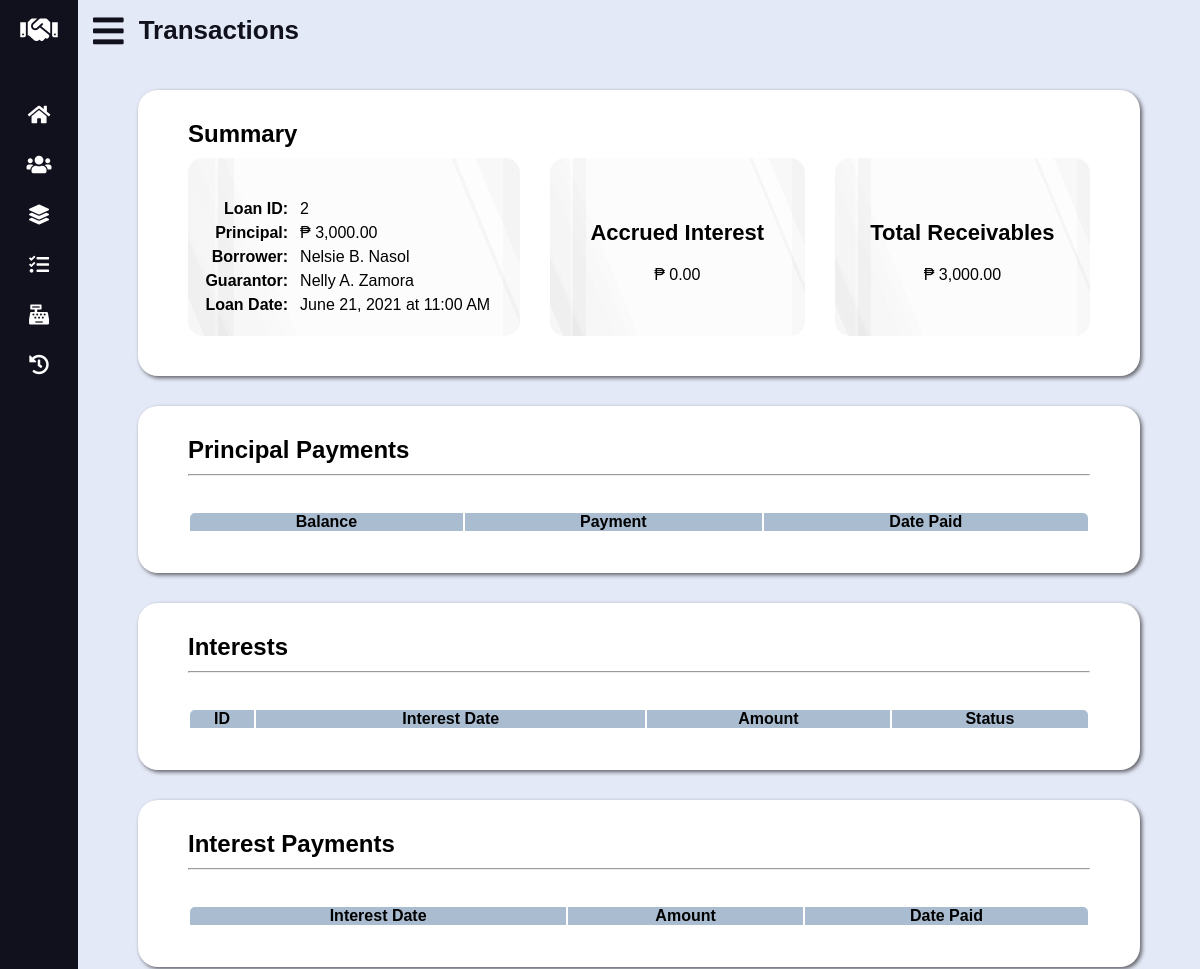
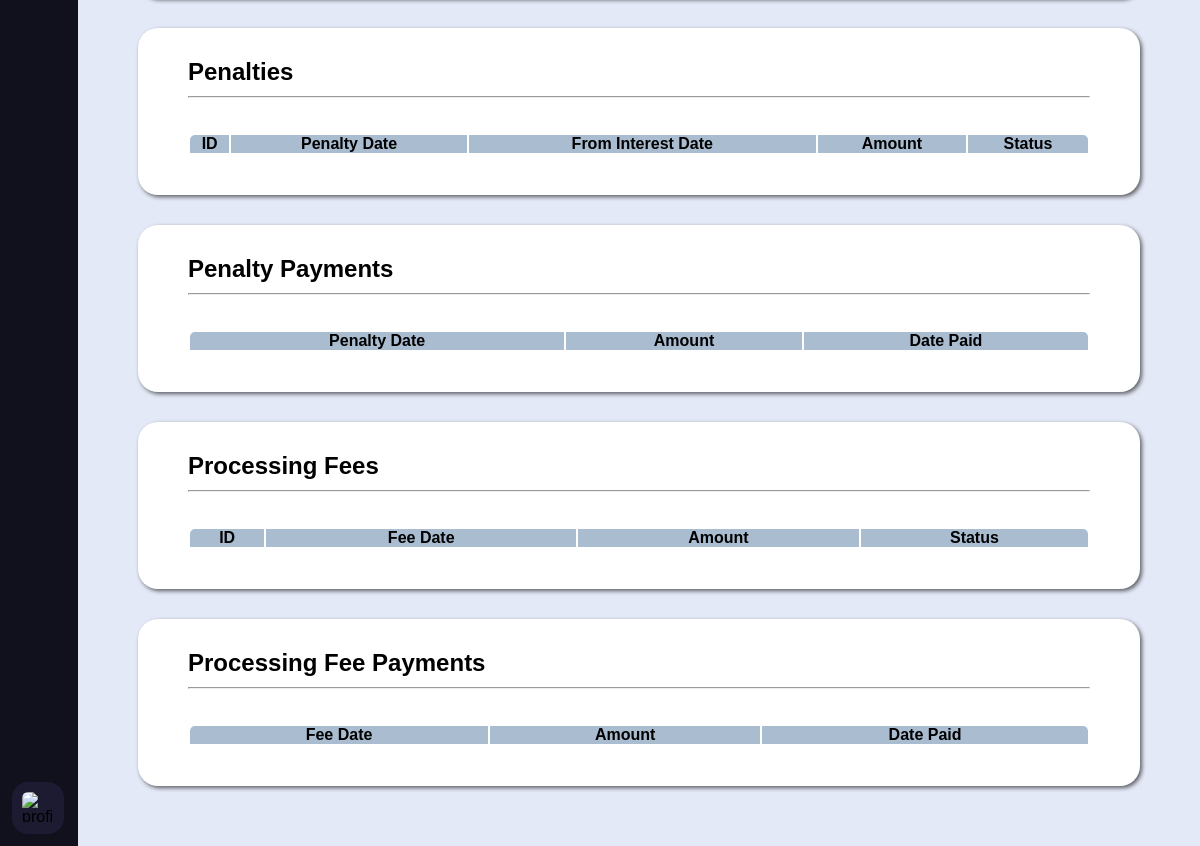
The app's page /loan-details.php?id=2, older data (2 pictures, top to bottom).
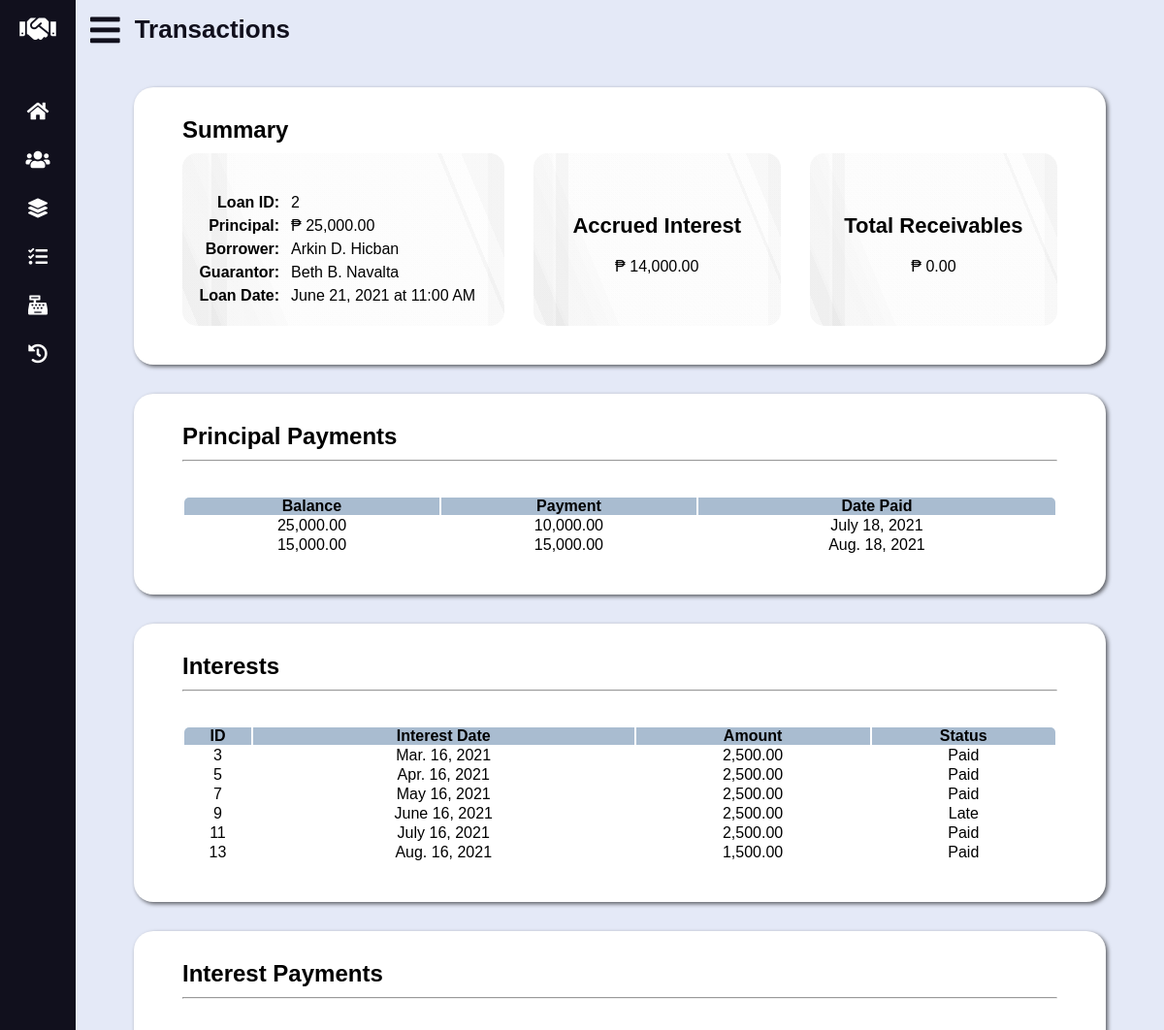
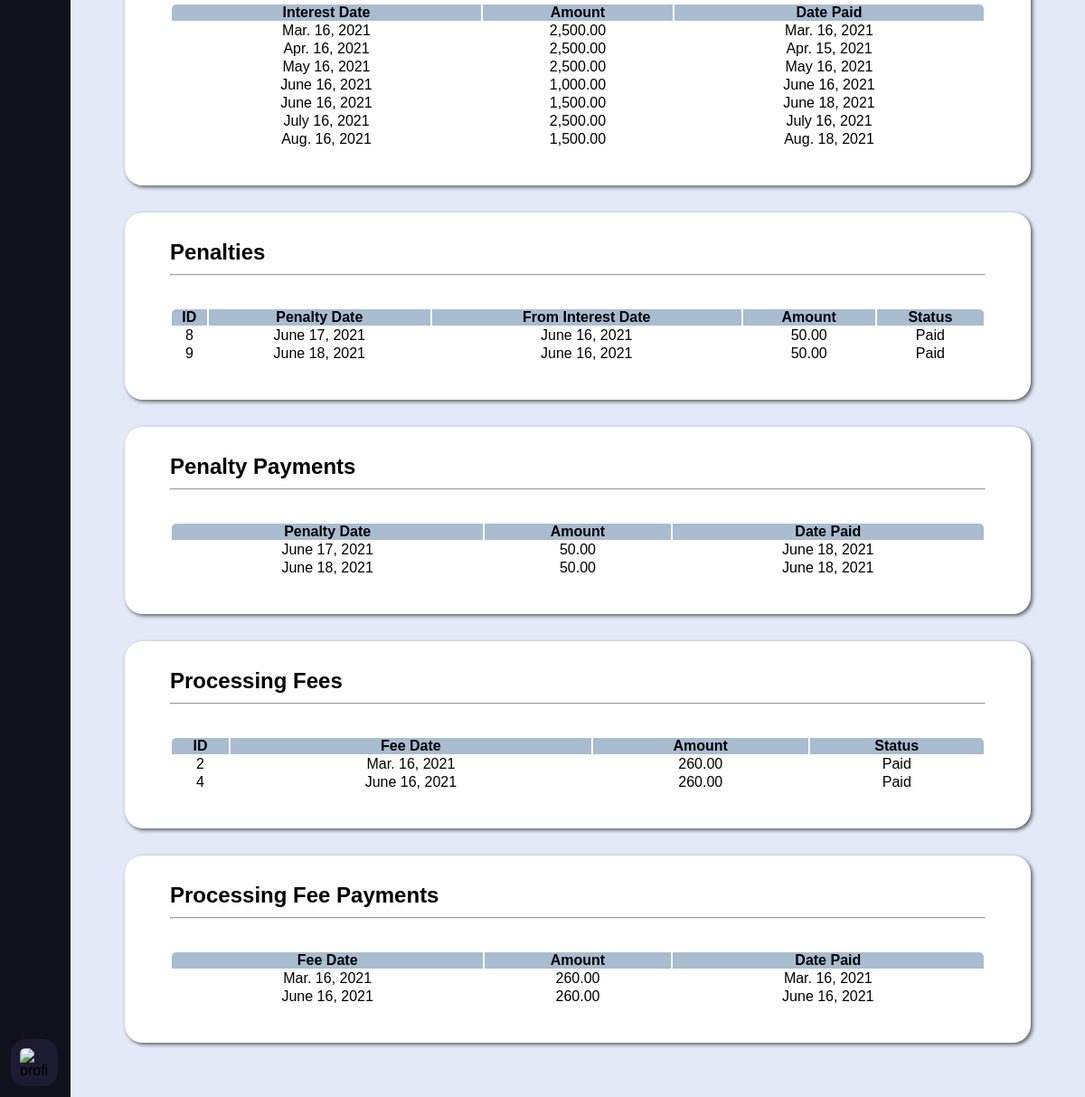
The same page, newer data (2 pictures, top to bottom).
### tables this page shows
CREATE TABLE `loan` (
	`loan_id` INT UNSIGNED AUTO_INCREMENT PRIMARY KEY,
	`borrower_id` INT UNSIGNED NOT NULL,
	`guarantor_id` INT UNSIGNED NOT NULL,
	`loan_date_time` DATETIME NOT NULL DEFAULT (NOW()),
	`principal` DECIMAL(10, 2) NOT NULL,
	`status` ENUM('Active', 'Closed') DEFAULT 'Active' NOT NULL,

	CONSTRAINT fk_loan_borrower_id FOREIGN KEY (`borrower_id`)
		REFERENCES `data_subject` (`data_subject_id`)
		ON UPDATE CASCADE
		ON DELETE RESTRICT,
	CONSTRAINT fk_loan_guarantor_id FOREIGN KEY (`guarantor_id`)
		REFERENCES `guarantor` (`guarantor_id`)
		ON UPDATE CASCADE
		ON DELETE RESTRICT
);

CREATE TABLE `principal_payment` (
	`principal_payment_id` INT UNSIGNED AUTO_INCREMENT PRIMARY KEY,
	`amount` DECIMAL(10, 2) NOT NULL,
	`date_time_paid` DATETIME NOT NULL DEFAULT (NOW()),
	`loan_id` INT UNSIGNED NOT NULL,

	CONSTRAINT fk_principal_payment_loan_id FOREIGN KEY (`loan_id`)
		REFERENCES `loan` (`loan_id`)
		ON UPDATE CASCADE
		ON DELETE RESTRICT
);

CREATE TABLE `interest` (
	`interest_id` INT UNSIGNED AUTO_INCREMENT PRIMARY KEY,
	`interest_date` DATE NOT NULL,
	`amount` DECIMAL(9, 2) NOT NULL,
	`status` ENUM('Paid', 'Pending', 'Overdue', 'Late') DEFAULT 'Pending' NOT NULL,
	`loan_id` INT UNSIGNED NOT NULL,

	CONSTRAINT fk_interest_loan_id FOREIGN KEY (`loan_id`)
		REFERENCES `loan` (`loan_id`)
		ON UPDATE CASCADE
		ON DELETE RESTRICT
);

CREATE TABLE `interest_payment` (
	`interest_payment_id` INT UNSIGNED AUTO_INCREMENT PRIMARY KEY,
	`amount` DECIMAL(9, 2) NOT NULL,
	`date_time_paid` DATETIME NOT NULL DEFAULT (NOW()),
	`interest_id` INT UNSIGNED NOT NULL,

	CONSTRAINT fk_interest_payment_interest_id FOREIGN KEY (`interest_id`)
		REFERENCES `interest` (`interest_id`)
		ON UPDATE CASCADE
		ON DELETE RESTRICT
);

CREATE TABLE `penalty` (
	`penalty_id` INT UNSIGNED AUTO_INCREMENT PRIMARY KEY,
	`penalty_date` DATE NOT NULL,
	`amount` DECIMAL(9, 2) NOT NULL,
	`status` ENUM('Paid', 'Pending') DEFAULT 'Pending' NOT NULL,
	`interest_id` INT UNSIGNED NOT NULL,
	`loan_id` INT UNSIGNED NOT NULL,

	CONSTRAINT fk_penalty_interest_id FOREIGN KEY (`interest_id`)
		REFERENCES `interest` (`interest_id`)
		ON UPDATE CASCADE
		ON DELETE RESTRICT,
	CONSTRAINT fk_penalty_loan_id FOREIGN KEY (`loan_id`)
		REFERENCES `loan` (`loan_id`)
		ON UPDATE CASCADE
		ON DELETE RESTRICT
);

CREATE TABLE `penalty_payment` (
	`penalty_payment_id` INT UNSIGNED AUTO_INCREMENT PRIMARY KEY,
	`amount` DECIMAL(9, 2) NOT NULL,
	`date_time_paid` DATETIME NOT NULL DEFAULT (NOW()),
	`penalty_id` INT UNSIGNED NOT NULL,

	CONSTRAINT fk_penalty_payment_penalty_id FOREIGN KEY (`penalty_id`)
		REFERENCES `penalty` (`penalty_id`)
		ON UPDATE CASCADE
		ON DELETE RESTRICT
);

CREATE TABLE `processing_fee` (
	`processing_fee_id` INT UNSIGNED AUTO_INCREMENT PRIMARY KEY,
	`processing_fee_date` DATE NOT NULL,
	`amount` DECIMAL(8, 2) NOT NULL,
	`status` ENUM('Paid', 'Pending') DEFAULT 'Pending' NOT NULL,
	`loan_id` INT UNSIGNED NOT NULL,

	CONSTRAINT fk_processing_fee_loan_id FOREIGN KEY (`loan_id`)
		REFERENCES `loan` (`loan_id`)
		ON UPDATE CASCADE
		ON DELETE RESTRICT
);

CREATE TABLE `processing_fee_payment` (
	`processing_fee_payment_id` INT UNSIGNED AUTO_INCREMENT PRIMARY KEY,
	`amount` DECIMAL(8, 2) NOT NULL,
	`date_time_paid` DATETIME NOT NULL DEFAULT (NOW()),
	`processing_fee_id` INT UNSIGNED NOT NULL,

	CONSTRAINT fk_processing_fee_payment_processing_fee_id FOREIGN KEY (`processing_fee_id`)
		REFERENCES `processing_fee` (`processing_fee_id`)
		ON UPDATE CASCADE
		ON DELETE RESTRICT
);

### loan-details.php (the view, shortened to what the changed rows need)
<?php
	if (isset($_GET["id"]))
		$id = $_GET["id"];
	else {
		echo "<script>alert('Sorry, something went wrong!');</script>";
		echo "<script>window.location.replace('transactions.php');</script>";
	}
	require_once "lib/database-handler.php";
	require_once "lib/conversion-util.php";
	require_once "models/Transaction.php";
	require_once "models/DataSubject.php";
	$converter = new Converter();
	$transaction = new Transaction();
	$data_subject = new DataSubject();
	$accrued_interest = $transaction->getAccruedInterest($id);
	$total_receivables = $transaction->getTotalReceivablesByLoan($id);
	$loan = $transaction->getLoan($id);
	$principal_payments = $transaction->getPrincipalPayments($id);
	$interests = $transaction->getInterests($id);
	$interest_payments = $transaction->getInterestPayments($id);
	$penalties = $transaction->getPenalties($id);
	$penalty_payments = $transaction->getPenaltyPayments($id);
	$processing_fees = $transaction->getProcessingFees($id);
	$processing_fee_payments = $transaction->getProcessingFeePayments($id);
?>
<!DOCTYPE html>
<html lang="en">
<head>
	<link rel="stylesheet" type="text/css" href="css/all.min.css" />
	<link rel="stylesheet" type="text/css" href="css/datatables.min.css" />
	<link rel="stylesheet" type="text/css" href="css/tingle.min.css" />
	<link rel="stylesheet" type="text/css" href="css/style.css" />
	<link rel="stylesheet" type="text/css" href="css/vertical-nav-bar.css" />
	<link rel="stylesheet" type="text/css" href="css/tables.css" />
	<link rel="stylesheet" type="text/css" href="css/forms.css" />
	<link rel="stylesheet" type="text/css" href="css/loan-details.css" />
	<link rel="stylesheet" type="text/css" href="css/media-queries.css" />
</head>
<body>
	<main>
		<header>
			<h2 class="text">Transactions</h2>
		</header>
			<div id="summary-details"><?php require "inc/loan-info.php"; ?></div>
		<section id="summary">
			<div class="grid-wrapper">
				<?php require "inc/loan-info.php"; ?>
				<div id="accrued-interest">
					<h4>Accrued Interest</h4>
					<p><span>&#8369;</span> <?php echo number_format($accrued_interest, 2, ".", ","); ?></p>
				</div>
				<div id="total-receivables">
					<h4>Total Receivables</h4>
					<p><span>&#8369;</span> <?php echo number_format($total_receivables, 2, ".", ","); ?></p>
				</div>
			</div>
		</section>
		<section id="principal-payments">
			<table id="principal-payments-tbl" class="display cell-border" width="100%">
				<thead>
					<tr>
						<th>Balance</th>
						<th>Payment</th>
						<th>Date Paid</th>
					</tr>
				</thead>
				<tbody>
					<?php foreach ($principal_payments as $pp): ?>
					<tr>
						<td>
							<?php
								echo number_format(
									$transaction->getPrincipalBalanceByDateTime($pp->loan_id, $pp->date_time_paid), 2, ".", ","
								);
							?>
						</td>
						<td><?php echo number_format($pp->amount, 2, ".", ","); ?></td>
						<td><?php echo $converter->shortToLongDate($pp->date_time_paid); ?></td>
					</tr>
					<?php endforeach; ?>
				</tbody>
			</table>
		</section>
		<section id="interests">
			<table id="interests-tbl" class="display cell-border" width="100%">
				<thead>
					<tr>
						<th>ID</th>
						<th>Interest Date</th>
						<th>Amount</th>
						<th>Status</th>
					</tr>
				</thead>
				<tbody>
					<?php foreach ($interests as $i): ?>
					<tr>
						<td><?php echo $i->interest_id; ?></td>
						<td><?php echo $converter->shortToLongDate($i->interest_date); ?></td>
						<td><?php echo number_format($i->amount, 2, ".", ","); ?></td>
						<?php if ($i->status == "Paid" || $i->status == "Late"): ?>
						<td><?php echo $i->status; ?></td>
						<?php endif; ?>
					</tr>
					<?php endforeach; ?>
				</tbody>
			</table>
		</section>
		<section id="interest-payments">
			<table id="interest-payments-tbl" class="display cell-border" width="100%">
				<thead>
					<tr>
						<th>Interest Date</th>
						<th>Amount</th>
						<th>Date Paid</th>
					</tr>
				</thead>
				<tbody>
					<?php foreach ($interest_payments as $ip): ?>
					<tr>
						<td><?php echo $converter->shortToLongDate($ip->interest_date); ?></td>
						<td><?php echo number_format($ip->amount, 2, ".", ","); ?></td>
						<td><?php echo $converter->shortToLongDate($ip->date_time_paid); ?></td>
					</tr>
					<?php endforeach; ?>
				</tbody>
			</table>
		</section>
		<section id="penalties">
			<table id="penalties-tbl" class="display cell-border" width="100%">
				<thead>
					<tr>
						<th>ID</th>
						<th>Penalty Date</th>
						<th>From Interest Date</th>
						<th>Amount</th>
						<th>Status</th>
					</tr>
				</thead>
				<tbody>
					<?php foreach ($penalties as $p): ?>
					<tr>
						<td><?php echo $p->penalty_id; ?></td>
						<td><?php echo $converter->shortToLongDate($p->penalty_date); ?></td>
						<td><?php echo $converter->shortToLongDate($p->interest_date); ?></td>
						<td><?php echo number_format($p->amount, 2, ".", ","); ?></td>
						<?php if ($p->status == "Paid"): ?>
						<td><?php echo $p->status; ?></td>
						<?php endif; ?>
					</tr>
					<?php endforeach; ?>
				</tbody>
			</table>
		</section>
		<section id="penalty-payments">
			<table id="penalty-payments-tbl" class="display cell-border" width="100%">
				<thead>
					<tr>
						<th>Penalty Date</th>
						<th>Amount</th>
						<th>Date Paid</th>
					</tr>
				</thead>
				<tbody>
					<?php foreach ($penalty_payments as $pp): ?>
					<tr>
						<td><?php echo $converter->shortToLongDate($pp->penalty_date); ?></td>
						<td><?php echo number_format($pp->amount, 2, ".", ","); ?></td>
						<td><?php echo $converter->shortToLongDate($pp->date_time_paid); ?></td>
					</tr>
					<?php endforeach; ?>
				</tbody>
			</table>
		</section>
		<section id="processing-fees">
			<table id="processing-fees-tbl" class="display cell-border" width="100%">
				<thead>
					<tr>
						<th>ID</th>
						<th>Fee Date</th>
						<th>Amount</th>
						<th>Status</th>
					</tr>
				</thead>
				<tbody>
					<?php foreach ($processing_fees as $pf): ?>
					<tr>
						<td><?php echo $pf->processing_fee_id; ?></td>
						<td><?php echo $converter->shortToLongDate($pf->processing_fee_date); ?></td>
						<td><?php echo number_format($pf->amount, 2, ".", ","); ?></td>
						<?php if ($pf->status == "Paid"): ?>
						<td><?php echo $pf->status; ?></td>
						<?php endif; ?>
					</tr>
					<?php endforeach; ?>
				</tbody>
			</table>
		</section>
		<section id="processing-fee-payments">
			<table id="processing-fee-payments-tbl" class="display cell-border" width="100%">
				<thead>
					<tr>
						<th>Fee Date</th>
						<th>Amount</th>
						<th>Date Paid</th>
					</tr>
				</thead>
				<tbody>
					<?php foreach ($processing_fee_payments as $pfp): ?>
					<tr>
						<td><?php echo $converter->shortToLongDate($pfp->processing_fee_date); ?></td>
						<td><?php echo number_format($pfp->amount, 2, ".", ","); ?></td>
						<td><?php echo $converter->shortToLongDate($pfp->date_time_paid); ?></td>
					</tr>
					<?php endforeach; ?>
				</tbody>
			</table>
		</section>
	</main>
</body>
</html>

### inc/loan-info.php (shortened to what the changed rows need)
<table>
	<tr>
		<th>Loan ID:</th>
	</tr>
	<tr>
		<th>Principal:</th>
		<td><span>&#8369;</span> <?php echo number_format($loan->principal, 2, ".", ","); ?></td>
	</tr>
	<tr>
		<th>Borrower:</th>
		<td><?php echo $data_subject->getName($loan->borrower_id); ?></td>
	</tr>
	<tr>
		<th>Guarantor:</th>
		<td><?php echo $data_subject->getName($loan->guarantor_id); ?></td>
	</tr>
	<tr>
		<th>Loan Date:</th>
		<td><?php echo $converter->shortToLongDateTime($loan->loan_date_time); ?></td>
	</tr>
</table>

Row changes from the older to the newer data that the page shows:
changed loan: principal "3,000.00" → "25,000.00"
added principal_payment: date_time_paid "25,000.00", amount "10,000.00", date_time_paid "July 18, 2021"
added principal_payment: date_time_paid "15,000.00", amount "15,000.00", date_time_paid "Aug. 18, 2021"
now on this page (row edited): interest: interest_id "3", interest_date "Mar. 16, 2021", amount "2,500.00", status "Paid"
now on this page (row edited): interest: interest_id "5", interest_date "Apr. 16, 2021", amount "2,500.00", status "Paid"
now on this page (row edited): interest: interest_id "7", interest_date "May 16, 2021", amount "2,500.00", status "Paid"
added interest: interest_id "9", interest_date "June 16, 2021", amount "2,500.00", status "Late"
added interest: interest_id "11", interest_date "July 16, 2021", amount "2,500.00", status "Paid"
added interest: interest_id "13", interest_date "Aug. 16, 2021", amount "1,500.00", status "Paid"
now on this page (row edited): interest_payment: interest.interest_date "Mar. 16, 2021", amount "2,500.00", date_time_paid "Mar. 16, 2021"
now on this page (row edited): interest_payment: interest.interest_date "Apr. 16, 2021", amount "2,500.00", date_time_paid "Apr. 15, 2021"
now on this page (row edited): interest_payment: interest.interest_date "May 16, 2021", amount "2,500.00", date_time_paid "May 16, 2021"
added interest_payment: interest.interest_date "June 16, 2021", amount "1,000.00", date_time_paid "June 16, 2021"
added interest_payment: interest.interest_date "June 16, 2021", amount "1,500.00", date_time_paid "June 18, 2021"
added interest_payment: interest.interest_date "July 16, 2021", amount "2,500.00", date_time_paid "July 16, 2021"
added interest_payment: interest.interest_date "Aug. 16, 2021", amount "1,500.00", date_time_paid "Aug. 18, 2021"
added penalty: penalty_id "8", penalty_date "June 17, 2021", interest.interest_date "June 16, 2021", amount "50.00", status "Paid"
added penalty: penalty_id "9", penalty_date "June 18, 2021", interest.interest_date "June 16, 2021", amount "50.00", status "Paid"
added penalty_payment: penalty.penalty_date "June 17, 2021", amount "50.00", date_time_paid "June 18, 2021"
added penalty_payment: penalty.penalty_date "June 18, 2021", amount "50.00", date_time_paid "June 18, 2021"
now on this page (row edited): processing_fee: processing_fee_id "2", processing_fee_date "Mar. 16, 2021", amount "260.00", status "Paid"
added processing_fee: processing_fee_id "4", processing_fee_date "June 16, 2021", amount "260.00", status "Paid"
now on this page (row edited): processing_fee_payment: processing_fee.processing_fee_date "Mar. 16, 2021", amount "260.00", date_time_paid "Mar. 16, 2021"
added processing_fee_payment: processing_fee.processing_fee_date "June 16, 2021", amount "260.00", date_time_paid "June 16, 2021"
Text that changed along with them:
$data_subject->getName($loan->borrower_id): "Nelsie B. Nasol" → "Arkin D. Hicban"
$data_subject->getName($loan->guarantor_id): "Nelly A. Zamora" → "Beth B. Navalta"
$accrued_interest: "0.00" → "14,000.00"
$total_receivables: "3,000.00" → "0.00"
